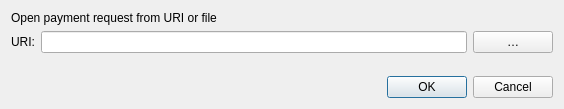
<?xml version="1.0" encoding="UTF-8"?>
<ui version="4.0">
 <class>OpenURIDialog</class>
 <widget class="QDialog" name="OpenURIDialog">
  <property name="geometry">
   <rect>
    <x>0</x>
    <y>0</y>
    <width>564</width>
    <height>109</height>
   </rect>
  </property>
  <property name="windowTitle">
   <string>Open URI</string>
  </property>
  <layout class="QVBoxLayout" name="verticalLayout">
   <item>
    <widget class="QLabel" name="label_2">
     <property name="text">
      <string>Open payment request from URI or file</string>
     </property>
    </widget>
   </item>
   <item>
    <layout class="QHBoxLayout" name="horizontalLayout">
     <item>
      <widget class="QLabel" name="label">
       <property name="text">
        <string>URI:</string>
       </property>
      </widget>
     </item>
     <item>
      <widget class="QValidatedLineEdit" name="uriEdit">
      </widget>
     </item>
     <item>
      <widget class="QPushButton" name="selectFileButton">
       <property name="toolTip">
        <string>Select payment request file</string>
       </property>
       <property name="text">
        <string notr="true">…</string>
       </property>
      </widget>
     </item>
    </layout>
   </item>
   <item>
    <spacer name="verticalSpacer">
     <property name="orientation">
      <enum>Qt::Vertical</enum>
     </property>
     <property name="sizeHint" stdset="0">
      <size>
       <width>20</width>
       <height>40</height>
      </size>
     </property>
    </spacer>
   </item>
   <item>
    <widget class="QDialogButtonBox" name="buttonBox">
     <property name="orientation">
      <enum>Qt::Horizontal</enum>
     </property>
     <property name="standardButtons">
      <set>QDialogButtonBox::Cancel|QDialogButtonBox::Ok</set>
     </property>
    </widget>
   </item>
  </layout>
 </widget>
 <customwidgets>
  <customwidget>
   <class>QValidatedLineEdit</class>
   <extends>QLineEdit</extends>
   <header>qvalidatedlineedit.h</header>
  </customwidget>
 </customwidgets>
 <resources/>
 <connections>
  <connection>
   <sender>buttonBox</sender>
   <signal>accepted()</signal>
   <receiver>OpenURIDialog</receiver>
   <slot>accept()</slot>
   <hints>
    <hint type="sourcelabel">
     <x>248</x>
     <y>254</y>
    </hint>
    <hint type="destinationlabel">
     <x>157</x>
     <y>274</y>
    </hint>
   </hints>
  </connection>
  <connection>
   <sender>buttonBox</sender>
   <signal>rejected()</signal>
   <receiver>OpenURIDialog</receiver>
   <slot>reject()</slot>
   <hints>
    <hint type="sourcelabel">
     <x>316</x>
     <y>260</y>
    </hint>
    <hint type="destinationlabel">
     <x>286</x>
     <y>274</y>
    </hint>
   </hints>
  </connection>
 </connections>
</ui>
